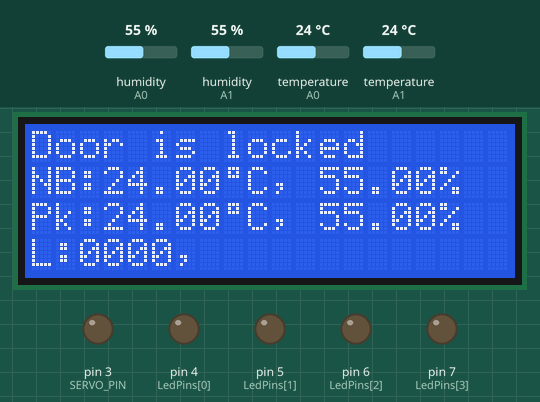
The sketch below on a simulated Arduino Mega 2560, built for the host (arithmetic inside an expression is 32-bit, double 64-bit). Parts: 20×4 character LCD, output pins drawn as LEDs (lit = HIGH). The inputs (shaded band) are chosen by the test bench; at power-on: temperature (sensors on A0, A1) 24 °C, humidity (sensors on A0, A1) 55 %. Not simulated (calls return 0 or success): RSAAuth.h; what the sketch prints to the serial monitor is not drawn.

Above: at 1.3 s.
1.4 s: temperature (sensor on A0) set to 4 °C
At 3.2 s:
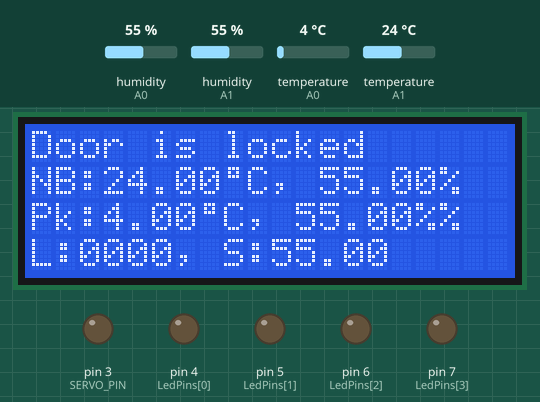
7.5 s: temperature (sensor on A1) set to 4 °C
At 9.4 s:
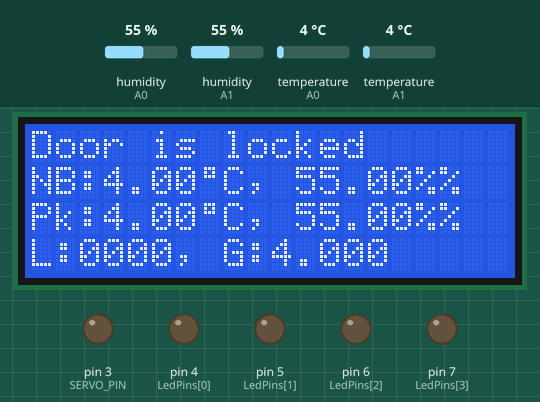
13.6 s: temperature (sensor on A0) set to 12 °C
At 15.6 s:
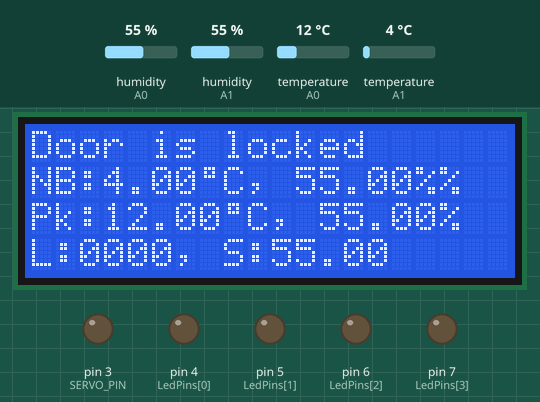
19.7 s: temperature (sensor on A1) set to 12 °C
At 22.1 s:
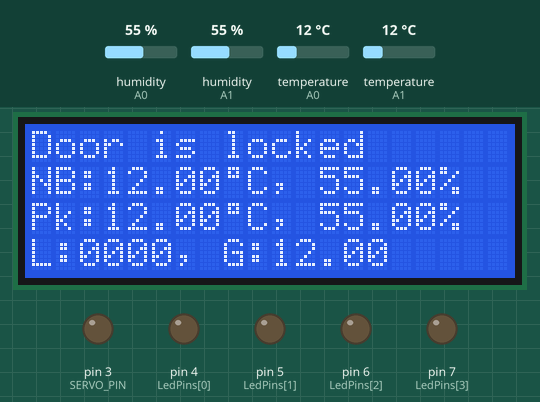
25.8 s: humidity (sensor on A0) set to 22 %
At 28.2 s:
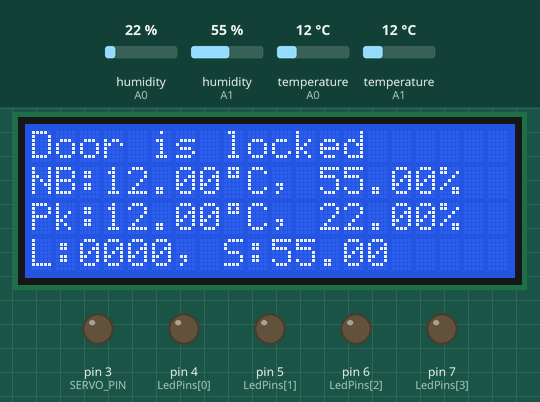
30.1 s: humidity (sensor on A1) set to 22 %
At 32.1 s:
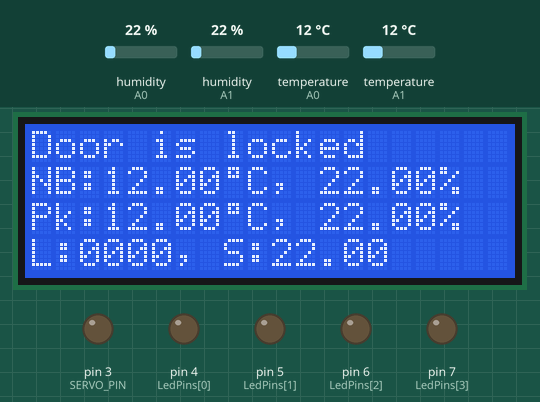
Timing chart, 0 to 33.6 s (numbered marks = the images above; inputs shaded):
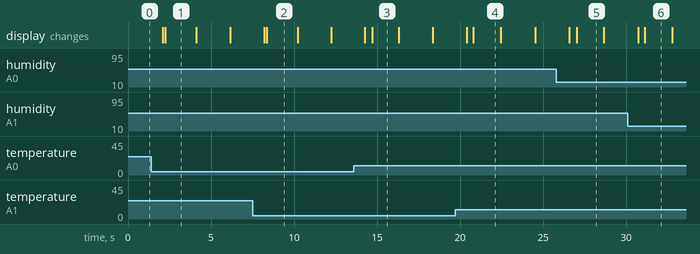

The sketch:

arduino.ino
```cpp
#include "RSAAuth.h"                         // Khai báo sử dụng thư viện RSA (Rx = 2, Tx = 3)
#include <ArduinoJson.h>
#include "DHT.h"           // Khai báo sử dụng thư viện dht
#include <Wire.h>
#include <LiquidCrystal_I2C.h>
#include <AsyncTimer.h>
#include <SPI.h>
/* Include the RFID library */
#include <RFID.h>

#define DHTTYPE1   DHT11    // Cảm biến sử dụng
#define DHTPin1    A0       // Chân cảm biến
#define DHTTYPE2   DHT22    // Cảm biến sử dụng
#define DHTPin2    A1       // Chân cảm biến
#define BAUD_RATE 115200                       // Tốc độ giao tiếp UART BAUD_RATE bit/s
#define output 4
#define SERVO_PIN 3
#define SDA_DIO 8  // Define the DIO used for the SDA (SS) and RST (reset) pins.
#define RESET_DIO 9

String UID = "SEQD3SEQAASEQ62SEQA3SEQB8";
byte is_lock = 0;
byte is_printstate_door_lcd = 0;
String ID = "";

const String fullname = "Dang Thanh Nhan";
const String mssv = "3119510032";
const byte LedPins [4] = {4, 5, 6, 7};  // Chân led 1
byte check_value_lcd = 0;
unsigned long time_value_lcd = 0;
unsigned long time_locker = 0;

/////______Các biến cho việc gửi và nhận______/////
String JsonData;
float  temp = 0;
float  humid = 0;
float  temp1 = 0;
float  humid1 = 0;
byte  state[4];  // tạo một mảng có 4 thiết bị để lưu trạng thái thiết bị
char  cstr[255];
byte  m[255];
byte  buff[255];
int   BEGIN = 0;
int   END = 0;
int   DesLen = 0;
int   sending_time = 500; // Thời gian gửi qua esp8266 (500 ms)
int   saving_time  = 10 * 1000; // Thời gian gửi qua esp8266 để lưu vào cơ sở dữ liệu (10s)

byte degree[8] = {
  0B01110,
  0B01010,
  0B01110,
  0B00000,
  0B00000,
  0B00000,
  0B00000,
  0B00000
};

/* Create an instance of the RFID library */
RFID RC522(SDA_DIO, RESET_DIO);
AsyncTimer timer;
LiquidCrystal_I2C lcd20x4(0x27, 20, 4); // Set the LCD I2C address
//LiquidCrystal_I2C lcd16x2(0x27, 16,2);  // Set the LCD I2C address
DHT dht11(DHTPin1, DHTTYPE1);                // Cấu hình cảm biến DHT11 với chân data và loại cảm biến
DHT dht22(DHTPin2, DHTTYPE2);                // Cấu hình cảm biến DHT22 với chân data và loại cảm biến
DynamicJsonDocument doc(2048);
// Tạo 200 byte vùng nhớ tĩnh đễ chứa rootJson
StaticJsonDocument<200> jsonBuffer;

// trong đề tài này chúng em sử dụng 2kb <=> 2028 byte
// khuyến khích document có kích thước lớn hơn 1kb

/////______Các biến cho việc gửi và nhận______/////

//Prototype
void Start();
void handle(char* payload);
void read_sensor();
void send_data_to_esp_8266 ();
void receive_data_from_esp_8266();
void print_title_lcd();
void print_value_lcd();
void print_state_door_lcd();
void setup_lcd();
void updateState();
void door_locker();


void setup()
{
  for (int i = 0; i < output; i++) {
    pinMode(LedPins[i], OUTPUT);
  }
  pinMode(SERVO_PIN, OUTPUT);
  Serial.begin(BAUD_RATE);    // Tốc độ giao tiếp với máy tính
  Serial1.begin(BAUD_RATE); // Tốc độ giao tiếp UART giữa 2 thiết bị 115200 bit/s
  timer.setInterval(send_data_to_esp_8266, sending_time);
  timer.setInterval(Start, 0);
  dht22.begin();
  dht11.begin();
  SPI.begin();
  /* Initialise the RFID reader */
  RC522.init();
  setup_lcd();
}

void loop()
{
  timer.handle();
  door_locker();
}

void Start() {
  read_sensor();
  updateState(1, 1, 1); //id, iddv, idtp
  print_value_lcd();
  receive_data_from_esp_8266();
  print_state_door_lcd();
  digitalWrite(SERVO_PIN, is_lock);
}

void print_title_lcd() {
  lcd20x4.clear();
  lcd20x4.setCursor(6, 0);
  lcd20x4.print("DO AN 2");
  lcd20x4.setCursor(6, 1);
  lcd20x4.print("Wellcome");
  lcd20x4.setCursor(2, 2);
  for (int i = 0; i < fullname.length(); i++) {
    lcd20x4.print(fullname[i]);
    delay(250);
  }
  lcd20x4.cursor();
  delay(500);
  lcd20x4.noCursor();
  delay(500);
  lcd20x4.cursor();
  delay(500);
  lcd20x4.noCursor();
  lcd20x4.setCursor(5, 3);
  for (int i = 0; i < mssv.length(); i++) {
    lcd20x4.print(mssv[i]);
    delay(250);
  }

  for (int i = 0; i < 6; i++) {
    lcd20x4.cursor();
    delay(500);
    lcd20x4.noCursor();
    delay(500);
  }

  lcd20x4.clear();
}

void setup_lcd() {
  lcd20x4.init();
  lcd20x4.backlight();
  lcd20x4.createChar(1, degree);
  //  print_title_lcd();
}

void print_value_lcd() {
  lcd20x4.setCursor(0, 1);
  lcd20x4.print("NB:");
  lcd20x4.print(temp1);
  lcd20x4.write(1);
  lcd20x4.print("C, ");
  lcd20x4.print(humid1);
  lcd20x4.print("%");

  lcd20x4.setCursor(0, 2);
  lcd20x4.print("Pk:");
  lcd20x4.print(temp);
  lcd20x4.write(1);
  lcd20x4.print("C, ");
  lcd20x4.print(humid);
  lcd20x4.print("%");

  lcd20x4.setCursor(0, 3);
  lcd20x4.print("L:");
  for (int i = 0; i < output; i++) {
    lcd20x4.print(digitalRead(LedPins[i]));
  }
  lcd20x4.print(", ");
  if (millis() - time_value_lcd > 2000) {
    if (check_value_lcd) {
      lcd20x4.print("G:");
      lcd20x4.print(temp);
      check_value_lcd = 0;
    }
    else {
      lcd20x4.print("S:");
      lcd20x4.print(humid);
      check_value_lcd = 1;
    }
    time_value_lcd = millis();
  }
}

void handle(char* payload) {
  deserializeJson(doc, payload);         // Khởi tạo một document có kích thước động là 2kb để phân tích chuỗi Json truyền vào
  JsonObject obj = doc.as<JsonObject>(); // Tạo 1 obj có kiểu dữ liệu là JsonObject với document vừa tạo

  byte onOff = obj["onOff"];                // ID thiết bị
  byte iddv = obj["iddv"];
  byte getState = obj["getState"];              // ID thiết bị
  if (getState == 0)
    digitalWrite(LedPins[iddv - 1], onOff);
  for (int i = 0; i < 100; i++) // vòng lặp chạy từ 0-99 để reset mảng cstr
    cstr[i] = 0;
  updateState(1, 1, 2); //id, iddv, idtp
  send_data_to_esp_8266 ();
}

void updateState(byte id, byte idc, byte idtp) {
  char  tmpBuf[20]; // Bộ đệm để lưu trữ giá trị
  jsonBuffer["id"] = id;
  jsonBuffer["idc"] = idc;  // id connect vd: arduino mega2560
  jsonBuffer["idtp"] = idtp;
  jsonBuffer["t"] = dtostrf(temp, 0, 1, tmpBuf);
  jsonBuffer["h"] = dtostrf(humid, 0, 1, tmpBuf);
  jsonBuffer["t1"] = dtostrf(temp1, 0, 1, tmpBuf);
  jsonBuffer["h1"] = dtostrf(humid1, 0, 1, tmpBuf);
  jsonBuffer["r1"] = digitalRead(LedPins[0]);
  jsonBuffer["r2"] = digitalRead(LedPins[1]);
  jsonBuffer["r3"] = digitalRead(LedPins[2]);
  jsonBuffer["r4"] = digitalRead(LedPins[3]);
  JsonObject rootJson = jsonBuffer.as<JsonObject>();
  serializeJson(rootJson, cstr);
}

void read_sensor()
{

  float h = dht11.readHumidity();                            // Đọc độ ẩm
  float t = dht11.readTemperature();                          // Đọc nhiệt độ
  float h1 = dht22.readHumidity();                            // Đọc độ ẩm
  float t1 = dht22.readTemperature();                          // Đọc nhiệt độ
  if (isnan(h) || isnan(t))
  {
    return;
  }
  humid = h;
  temp = t;
  if (isnan(h1) || isnan(t1))
  {
    return;
  }
  humid1 = h1;
  temp1 = t1;


}

void  send_data_to_esp_8266 () {
  //  Serial.println(cstr);
  yield();                                        // Delay một khoản thời gian rất ngắn
  rsa.Send(cstr);                                 // Gửi chuỗi cstr qua device
}

void receive_data_from_esp_8266() {
  DesLen = 0;
  if (rsa.Receive(buff, &BEGIN, &END, m, &DesLen)) // Nếu có dữ liệu từ device truyền qua
    // Nó sẽ kiểm tra dữ liệu nhận được đúng với dữ liệu mà device truyền qua
    // thì thực hiện pub lên broker
  {
    if (DesLen > 0)
    {
      Serial.print("Nhan: ");
      Serial.println((char*)m);
      handle((char*)m);
    }
  }
  else Serial.println("Nhan error:");
}

void door_locker() {
  unsigned long t = 3000;

  while (RC522.isCard())
  {
    /* If so then get its serial number */
    RC522.readCardSerial();
    ID = "";
    for (int i = 0; i < 5; i++)
    {
      ID.concat(String(RC522.serNum[i] < 0x10 ? " 0" : "SEQ")); //to print card detail in Hexa Decimal format
      ID.concat(String(RC522.serNum[i], HEX));
    }
    ID.toUpperCase();
    if (millis() - time_locker > t ) {
      if (ID == UID && is_lock == 0 ) {
        is_lock = 1;
        is_printstate_door_lcd = 1;
      }
      else if (ID == UID && is_lock == 1 ) {
        is_lock = 0;
        is_printstate_door_lcd = 1;
      }
      else  {
        is_lock = 0;
        is_printstate_door_lcd = 1;
      }
      time_locker = millis ();
    }
    timer.handle();
  }
  if (is_lock)
    if (millis() - time_locker > 10000) {
      is_lock = 0;
      time_locker = millis ();
    }
}

void print_state_door_lcd() {
  lcd20x4.setCursor(0, 0);
  if (is_lock == 1)
    lcd20x4.print("Door is open  ");
  else if (is_lock == 0)
    lcd20x4.print("Door is locked");
  else if (ID != UID)
    lcd20x4.print("Wrong card!   ");
}
```

Measured:
- after the input at 1.4 s, the display: first differs from a run without the input after 0.85 s (image 1)
- after the input at 7.5 s, the display: first differs from a run without the input after 0.86 s (image 2)
- after the input at 13.6 s, the display: first differs from a run without the input after 1.1 s (image 3)
- after the input at 19.7 s, the display: first differs from a run without the input after 1.1 s (image 4)
- after the input at 25.8 s, the display: first differs from a run without the input after 1.2 s (image 5)
- after the input at 30.1 s, the display: first differs from a run without the input after 1.0 s (image 6)
- what the display in image 1 shows lasts 1.9 s, from 2.2 s to 4.1 s
